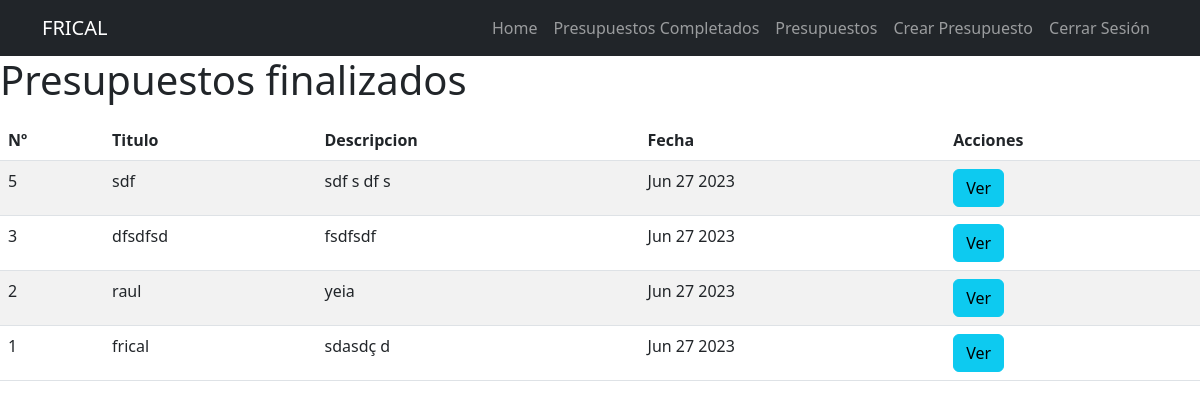
Page /tasks_completed/ (signed in) on the committed database.
### tasks/models.py (models this page shows, shortened)
class Budget(models.Model):
    title = models.CharField(max_length=200)
    description = models.TextField(max_length=1000)
    created = models.DateTimeField(auto_now_add=True)
    datecompleted = models.DateTimeField(null=True, blank=True)
    important = models.BooleanField(default=False)
    user = models.ForeignKey(User, on_delete=models.CASCADE)
    company = models.CharField(max_length=200)
    name = models.CharField(max_length=200)
    email = models.EmailField()
    service_description = models.TextField(max_length=1000)
    quantity = models.PositiveIntegerField()
    unit_price = models.DecimalField(max_digits=10, decimal_places=2)
    payment_method = models.CharField(max_length=200)
    offer_validity = models.CharField(max_length=200)
    delivery_time = models.CharField(max_length=200)
    note = models.TextField(blank=True)
    total_price = models.DecimalField(max_digits=10, decimal_places=2)

### tasks/views.py (the view)
# urls.py: path('tasks_completed/', views.tasks_completed, name='tasks_completed'),
@login_required
def tasks_completed(request):
    tasks = Budget.objects.filter(user=request.user, datecompleted__isnull=False).order_by('-datecompleted')
    return render(request, 'tasks2.html', {"tasks": tasks})

### tasks/templates/tasks2.html
{% extends 'base.html' %}
{% block content %}
<h1>Presupuestos finalizados</h1>
<div class="table-responsive py-2">
    <table class="table table-striped">
        <thead>
            <tr>
                <th>Nº</th>
                <th>Titulo</th>
                <th>Descripcion</th>
                <th>Fecha</th>
                <th>Acciones</th>
            </tr>
        </thead>
        <tbody>
          {% for task in tasks %}
            <tr>
                <td>{{ task.id }}</td>
                <td>{{task.title}}</td>
                <td>{{task.description}}</td>
                <td>{{task.datecompleted|date:'M j Y'}}</td>
                <td><a class="btn btn-info print-button" href="{{ task.id }}">Ver</a></td>
            </tr>
          {% endfor %}
        </tbody>
    </table>
</div>
{% endblock %}

### rows in the picture
Budget: id "5", title "sdf", description "sdf s df s", datecompleted "Jun 27 2023"
Budget: id "3", title "dfsdfsd", description "fsdfsdf", datecompleted "Jun 27 2023"
Budget: id "2", title "raul", description "yeia", datecompleted "Jun 27 2023"
Budget: id "1", title "frical", description "sdasdç d", datecompleted "Jun 27 2023"
